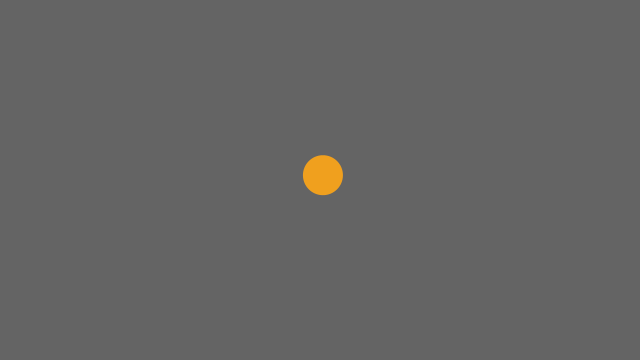
Frame 1 (no input)
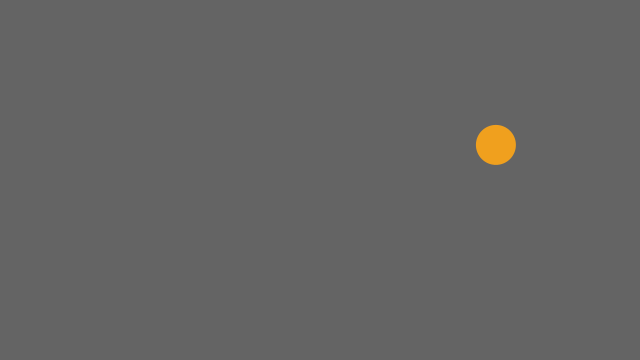
Frame 60 (the mouse pressed at the canvas centre just before this capture)
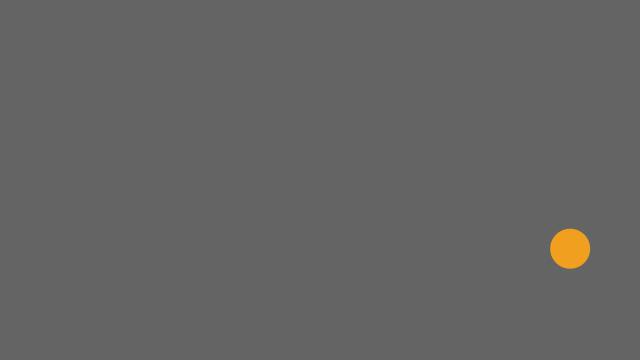
Frame 120 (the mouse held since frame 60 and released just before this capture)

The Processing sketch that drew these frames (run headless with seeded random() and noise(); from frame 60 on, the mouse is pressed at the canvas centre):

// Processing sketch: FunctionsWarmup1
// ── FunctionsWarmup1.pde
float x;
float y;

float xspeed;
float yspeed;

void setup() {
  size(640, 360);
  x = width / 2;
  y = height / 2;
  
  xspeed = random(-10, 10);
  yspeed = random(-10, 10);
}

void draw() {
  background(100);
  xMovement();
  yMovement();
  drawBall();
}

void xMovement() {
  x += xspeed;
  if (x < 20) {
    x = 20;
    xspeed *= -1;
  } else if (x > width - 20) {
    x = width - 20;
    xspeed *= -1;
  }
}

void yMovement() {
  y += yspeed;
  
  if (y < 20) {
    y = 20;
    yspeed *= -1;
  } else if (y > height - 20) {
    y = height - 20;
    yspeed *= -1;
  }
}

void drawBall() {
  noStroke();
  fill(240, 160, 30);
  ellipse(x, y, 40, 40);
}
